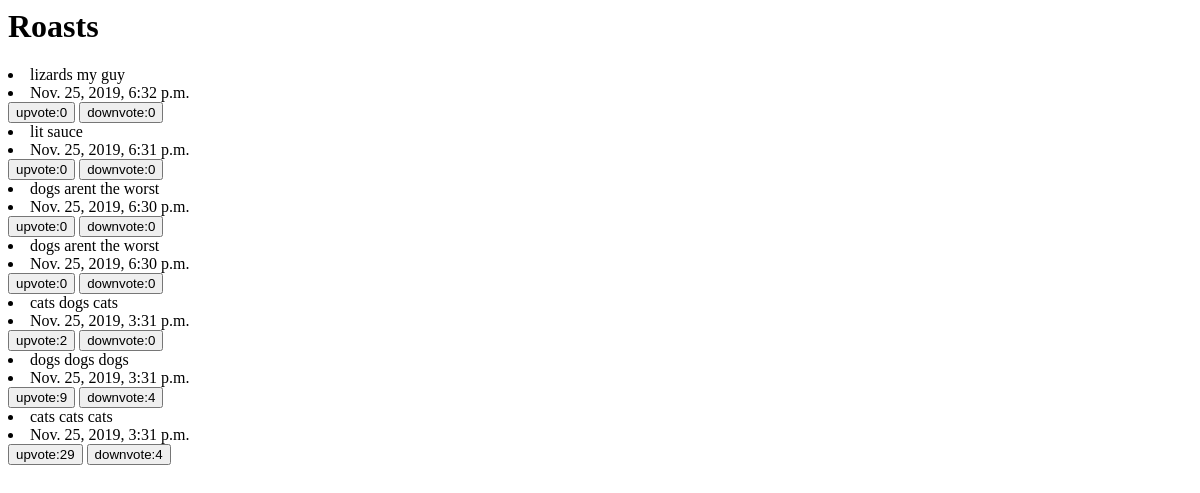
The page /roasts/ on the database as committed earlier.
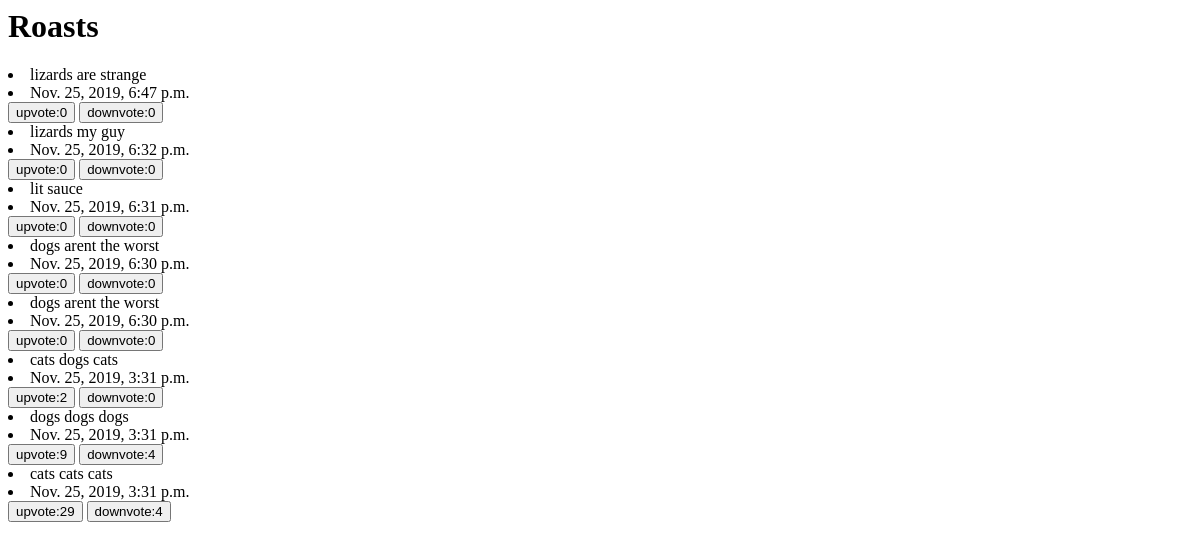
The same page on the database as committed later.
### ghostpost/models.py (models this page shows, shortened)
class RoastBoast(models.Model):
    roast = models.BooleanField(default=True)
    content = models.CharField(max_length=280)
    upvotes = models.IntegerField(default=0)
    downvotes = models.IntegerField(default=0)
    posttime = models.DateTimeField(auto_now=False, auto_now_add=True)

### ghostpost/views.py (the view)
# urls.py: path('roasts/', views.roasts),
def roasts(request):
    html = "roasts.html"
    roasts = RoastBoast.objects.filter(roast=True).order_by("-posttime")
    return render(request, html, {'data':roasts})

### ghostpost/templates/roasts.html
<h1>Roasts</h1>
{% for i in data %}
        <li>{{ i.content }}</li> <li>{{ i.posttime }}</li>
       <a href="/upvote/{{ i.id }}/" ><button>upvote:{{ i.upvotes }}</button></a>
        <a href="/downvote/{{ i.id }}/" ><button>downvote:{{ i.downvotes }}</button></a>
    {% endfor %}

Rows that differ between the two databases and show on the page:
added RoastBoast: content "lizards are strange", posttime "Nov. 25, 2019, 6:47 p.m.", upvotes "0", downvotes "0"
